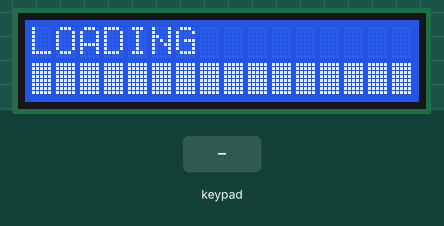
Simulated run of this sketch. Board: Arduino Uno, built with avr-gcc and run on an emulated ATmega328P. On the bench: 16×2 character LCD. The inputs (shaded band) are chosen by the test bench.

Above: at 2.7 s.
4.0 s: keypad keys 1 2 3 4 * pressed 0.4 s apart
At 6.1 s:
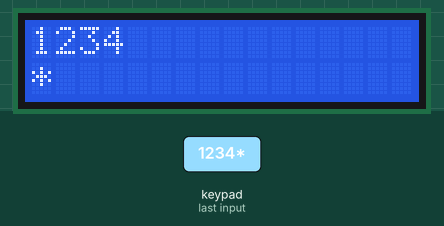
7.5 s: key '1' pressed
At 8.6 s:
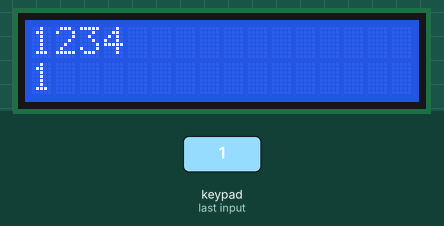
9.0 s: key '2' pressed
At 9.9 s:
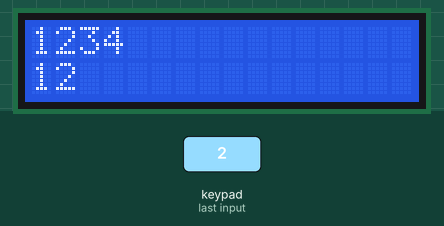
10.5 s: keypad keys 1 2 3 4 pressed 0.4 s apart
At 13.0 s:
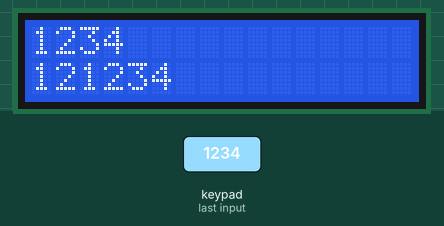
Timing chart, 0 to 14.5 s (numbered marks = the images above; inputs shaded):
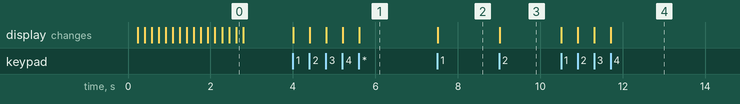

Measured:
- after the input at 4.0 s, the display: first changes at once (image 1 shows a later state)
- after the input at 7.5 s, the display: changes at once (image 2)
- after the input at 9.0 s, the display: changes at once (image 3)
- after the input at 10.5 s, the display: first changes at once (image 4 shows a later state)

The sketch:

arduino_calc.ino
```cpp
#include <Keypad.h>
#include <LiquidCrystal.h>
//#include <stdlib.h>
//#include <math.h>

long first = 0;
long second = 0;
double total = 0;
char input[9]; //buffer for input characters
char customKey;


///////////////////////////////////////////////////////KEYPAD SETUP///////////////////////////////////////
const byte ROWS = 4; // Four rows
const byte COLS = 4; // Four columns
// Define the Keymap
char keys[ROWS][COLS] = {
  {'1', '2', '3', '+'},
  {'4', '5', '6', '-'},
  {'7', '8', '9', '*'},
  {'C', '0', '=', '/'}
};

// Connect keypad ROW0, ROW1, ROW2 and ROW3 to these Arduino pins.
byte rowPins[ROWS] = { 1, 2, 3, 4 };
// Connect keypad COL0, COL1, COL2, and COL3 to these Arduino pins.
byte colPins[COLS] = { 5, 6, 7, 8 };

// Create the Keypad
Keypad customKeypad = Keypad( makeKeymap(keys), rowPins, colPins, ROWS, COLS);

///////////////////////////////////////////////////////LCD SETUP///////////////////////////////////////
LiquidCrystal lcd(10, 11, 12, A0, A1, A2);

void setup()
{
  pinMode(A0, OUTPUT);
  pinMode(A1, OUTPUT);
  pinMode(A2, OUTPUT);
  lcd.begin(16, 2);
  lcd.clear();
  lcd.setCursor(0, 0);
  lcd.print("LOADING");
  for (int i = 0; i < 16; i++) {
    lcd.setCursor(i, 1);
    lcd.write(255);
    delay(170);
  }
  lcd.clear();
  for (int i = 0; i < 8; i++) {
    input[i] = '0';  // initialize input as zero
  }
}


void loop()
{
  customKey = customKeypad.getKey();
  switch(customKey)
  {
  case '0' ... '9': // This keeps collecting the first value until a operator is pressed "+-*/"
    lcd.setCursor(0,0);
    first = first * 10 + (customKey - '0');
    lcd.print(first);
    break;

  case '+':
    first = (total != 0 ? total : first);
    lcd.setCursor(0,1);
    lcd.print("+");
    second = SecondNumber(); // get the collected the second number
    total = first + second;
    lcd.setCursor(0,3);
    lcd.print(total);
    first = 0, second = 0; // reset values back to zero for next use
    break;

  case '-':
    first = (total != 0 ? total : first);
    lcd.setCursor(0,1);
    lcd.print("-");
    second = SecondNumber();
    total = first - second;
    lcd.setCursor(0,3);
    lcd.print(total);
    first = 0, second = 0;
    break;

  case '*':
    first = (total != 0 ? total : first);
    lcd.setCursor(0,1);
    lcd.print("*");
    second = SecondNumber();
    total = first * second;
    lcd.setCursor(0,3);
    lcd.print(total);
    first = 0, second = 0;
    break;

  case '/':
    first = (total != 0 ? total : first);
    lcd.setCursor(0,1);
    lcd.print("/");
    second = SecondNumber();
    lcd.setCursor(0,3);

    second == 0 ? lcd.print("Invalid") : total = (float)first / (float)second;

    lcd.print(total);
    first = 0, second = 0;
    break;

  case 'C':
    total = 0;
    lcd.clear();
    break;
  }
}

long SecondNumber()
{
  while( 1 )
  {
  customKey = customKeypad.getKey();
    if(customKey >= '0' && customKey <= '9')
    {
      second = second * 10 + (customKey - '0');
      lcd.setCursor(0,2);
      lcd.print(second);
    }

    if(customKey == '=') break;  //return second;
  }
 return second;
}
```
